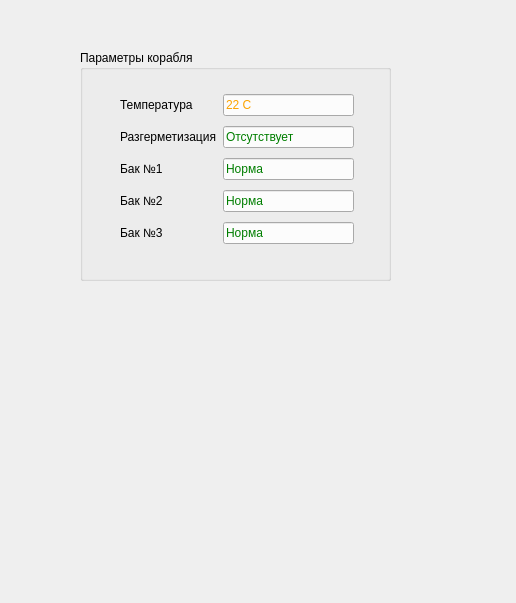
<?xml version="1.0" encoding="UTF-8"?>
<ui version="4.0">
 <class>Form</class>
 <widget class="QWidget" name="Form">
  <property name="geometry">
   <rect>
    <x>0</x>
    <y>0</y>
    <width>516</width>
    <height>603</height>
   </rect>
  </property>
  <property name="windowTitle">
   <string>Form</string>
  </property>
  <widget class="QGroupBox" name="groupBox">
   <property name="geometry">
    <rect>
     <x>80</x>
     <y>50</y>
     <width>311</width>
     <height>231</height>
    </rect>
   </property>
   <property name="title">
    <string>Параметры корабля</string>
   </property>
  </widget>
  <widget class="QWidget" name="">
   <property name="geometry">
    <rect>
     <x>120</x>
     <y>90</y>
     <width>234</width>
     <height>158</height>
    </rect>
   </property>
   <layout class="QGridLayout" name="gridLayout">
    <item row="1" column="1">
     <widget class="QLineEdit" name="lineEdit_2">
      <property name="styleSheet">
       <string notr="true">color: green;</string>
      </property>
      <property name="text">
       <string>Отсутствует</string>
      </property>
     </widget>
    </item>
    <item row="2" column="1">
     <widget class="QLineEdit" name="lineEdit_3">
      <property name="styleSheet">
       <string notr="true">color: green;</string>
      </property>
      <property name="text">
       <string>Норма</string>
      </property>
     </widget>
    </item>
    <item row="0" column="0">
     <widget class="QLabel" name="label">
      <property name="text">
       <string>Температура</string>
      </property>
     </widget>
    </item>
    <item row="1" column="0">
     <widget class="QLabel" name="label_2">
      <property name="text">
       <string>Разгерметизация</string>
      </property>
     </widget>
    </item>
    <item row="3" column="1">
     <widget class="QLineEdit" name="lineEdit_4">
      <property name="styleSheet">
       <string notr="true">color: green;</string>
      </property>
      <property name="text">
       <string>Норма</string>
      </property>
     </widget>
    </item>
    <item row="4" column="0">
     <widget class="QLabel" name="label_5">
      <property name="text">
       <string>Бак №3</string>
      </property>
     </widget>
    </item>
    <item row="3" column="0">
     <widget class="QLabel" name="label_4">
      <property name="text">
       <string>Бак №2</string>
      </property>
     </widget>
    </item>
    <item row="2" column="0">
     <widget class="QLabel" name="label_3">
      <property name="text">
       <string>Бак №1</string>
      </property>
     </widget>
    </item>
    <item row="4" column="1">
     <widget class="QLineEdit" name="lineEdit_5">
      <property name="styleSheet">
       <string notr="true">color: green;</string>
      </property>
      <property name="text">
       <string>Норма</string>
      </property>
     </widget>
    </item>
    <item row="0" column="1">
     <widget class="QLineEdit" name="lineEdit">
      <property name="styleSheet">
       <string notr="true">color: orange;</string>
      </property>
      <property name="text">
       <string>22 C</string>
      </property>
     </widget>
    </item>
   </layout>
  </widget>
  <zorder>groupBox</zorder>
  <zorder>lineEdit</zorder>
  <zorder>label</zorder>
  <zorder>lineEdit_2</zorder>
  <zorder>lineEdit_3</zorder>
  <zorder>lineEdit_4</zorder>
  <zorder>lineEdit_5</zorder>
  <zorder>label_2</zorder>
  <zorder>label_3</zorder>
  <zorder>label_4</zorder>
  <zorder>label_5</zorder>
 </widget>
 <resources/>
 <connections/>
</ui>
